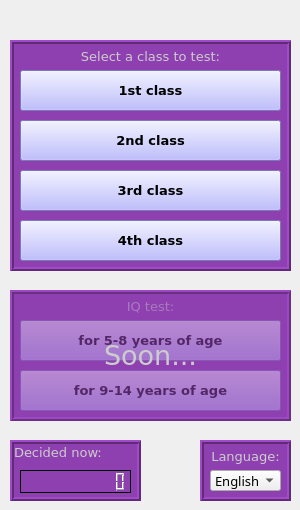
    <widget class="QWidget" name="taskPage">
     <widget class="QLabel" name="label_7">
      <property name="geometry">
       <rect>
        <x>10</x>
        <y>40</y>
        <width>281</width>
        <height>231</height>
       </rect>
      </property>
      <property name="font">
       <font>
        <family>Verdana</family>
        <pointsize>10</pointsize>
        <weight>50</weight>
        <bold>false</bold>
        <stylestrategy>PreferAntialias</stylestrategy>
        <kerning>true</kerning>
       </font>
      </property>
      <property name="autoFillBackground">
       <bool>false</bool>
      </property>
      <property name="styleSheet">
       <string notr="true">background-color: rgb(142, 64, 177);
color: rgb(204, 204, 204);</string>
      </property>
      <property name="frameShape">
       <enum>QFrame::Box</enum>
      </property>
      <property name="frameShadow">
       <enum>QFrame::Raised</enum>
      </property>
      <property name="lineWidth">
       <number>2</number>
      </property>
      <property name="text">
       <string>Select a class to test:</string>
      </property>
      <property name="alignment">
       <set>Qt::AlignHCenter|Qt::AlignTop</set>
      </property>
     </widget>
     <widget class="QPushButton" name="class1Btn">
      <property name="geometry">
       <rect>
        <x>20</x>
        <y>70</y>
        <width>261</width>
        <height>41</height>
       </rect>
      </property>
      <property name="font">
       <font>
        <family>Verdana</family>
        <pointsize>10</pointsize>
        <weight>75</weight>
        <bold>true</bold>
       </font>
      </property>
      <property name="autoFillBackground">
       <bool>false</bool>
      </property>
      <property name="styleSheet">
       <string notr="true">background-color: rgb(170, 170, 255);</string>
      </property>
      <property name="text">
       <string>1st class</string>
      </property>
      <property name="autoDefault">
       <bool>false</bool>
      </property>
      <property name="default">
       <bool>false</bool>
      </property>
      <property name="flat">
       <bool>false</bool>
      </property>
     </widget>
     <widget class="QPushButton" name="class2Btn">
      <property name="geometry">
       <rect>
        <x>20</x>
        <y>120</y>
        <width>261</width>
        <height>41</height>
       </rect>
      </property>
      <property name="font">
       <font>
        <family>Verdana</family>
        <pointsize>10</pointsize>
        <weight>75</weight>
        <bold>true</bold>
       </font>
      </property>
      <property name="autoFillBackground">
       <bool>false</bool>
      </property>
      <property name="styleSheet">
       <string notr="true">background-color: rgb(170, 170, 255);</string>
      </property>
      <property name="text">
       <string>2nd class</string>
      </property>
      <property name="autoDefault">
       <bool>false</bool>
      </property>
      <property name="default">
       <bool>false</bool>
      </property>
      <property name="flat">
       <bool>false</bool>
      </property>
     </widget>
     <widget class="QPushButton" name="class3Btn">
      <property name="geometry">
       <rect>
        <x>20</x>
        <y>170</y>
        <width>261</width>
        <height>41</height>
       </rect>
      </property>
      <property name="font">
       <font>
        <family>Verdana</family>
        <pointsize>10</pointsize>
        <weight>75</weight>
        <bold>true</bold>
       </font>
      </property>
      <property name="autoFillBackground">
       <bool>false</bool>
      </property>
      <property name="styleSheet">
       <string notr="true">background-color: rgb(170, 170, 255);</string>
      </property>
      <property name="text">
       <string>3rd class</string>
      </property>
      <property name="autoDefault">
       <bool>false</bool>
      </property>
      <property name="default">
       <bool>false</bool>
      </property>
      <property name="flat">
       <bool>false</bool>
      </property>
     </widget>
     <widget class="QPushButton" name="class4Btn">
      <property name="geometry">
       <rect>
        <x>20</x>
        <y>220</y>
        <width>261</width>
        <height>41</height>
       </rect>
      </property>
      <property name="font">
       <font>
        <family>Verdana</family>
        <pointsize>10</pointsize>
        <weight>75</weight>
        <bold>true</bold>
       </font>
      </property>
      <property name="autoFillBackground">
       <bool>false</bool>
      </property>
      <property name="styleSheet">
       <string notr="true">background-color: rgb(170, 170, 255);</string>
      </property>
      <property name="text">
       <string>4th class</string>
      </property>
      <property name="autoDefault">
       <bool>false</bool>
      </property>
      <property name="default">
       <bool>false</bool>
      </property>
      <property name="flat">
       <bool>false</bool>
      </property>
     </widget>
     <widget class="QLabel" name="label_8">
      <property name="geometry">
       <rect>
        <x>200</x>
        <y>440</y>
        <width>91</width>
        <height>61</height>
       </rect>
      </property>
      <property name="font">
       <font>
        <family>Verdana</family>
        <pointsize>10</pointsize>
        <weight>50</weight>
        <bold>false</bold>
        <stylestrategy>PreferAntialias</stylestrategy>
        <kerning>true</kerning>
       </font>
      </property>
      <property name="autoFillBackground">
       <bool>false</bool>
      </property>
      <property name="styleSheet">
       <string notr="true">background-color: rgb(142, 64, 177);
color: rgb(204, 204, 204);</string>
      </property>
      <property name="frameShape">
       <enum>QFrame::Box</enum>
      </property>
      <property name="frameShadow">
       <enum>QFrame::Raised</enum>
      </property>
      <property name="lineWidth">
       <number>2</number>
      </property>
      <property name="midLineWidth">
       <number>0</number>
      </property>
      <property name="text">
       <string>Language:</string>
      </property>
      <property name="alignment">
       <set>Qt::AlignHCenter|Qt::AlignTop</set>
      </property>
     </widget>
     <widget class="QComboBox" name="langComboBox">
      <property name="geometry">
       <rect>
        <x>210</x>
        <y>470</y>
        <width>71</width>
        <height>21</height>
       </rect>
      </property>
      <property name="font">
       <font>
        <family>Vrinda</family>
        <pointsize>10</pointsize>
        <stylestrategy>PreferDefault</stylestrategy>
        <kerning>true</kerning>
       </font>
      </property>
      <item>
       <property name="text">
        <string>English</string>
       </property>
      </item>
     </widget>
     <widget class="QLabel" name="label_9">
      <property name="geometry">
       <rect>
        <x>10</x>
        <y>290</y>
        <width>281</width>
        <height>131</height>
       </rect>
      </property>
      <property name="font">
       <font>
        <family>Verdana</family>
        <pointsize>10</pointsize>
        <weight>50</weight>
        <bold>false</bold>
        <stylestrategy>PreferAntialias</stylestrategy>
        <kerning>true</kerning>
       </font>
      </property>
      <property name="autoFillBackground">
       <bool>false</bool>
      </property>
      <property name="styleSheet">
       <string notr="true">background-color: rgb(142, 64, 177);
color: rgb(204, 204, 204);</string>
      </property>
      <property name="frameShape">
       <enum>QFrame::Box</enum>
      </property>
      <property name="frameShadow">
       <enum>QFrame::Raised</enum>
      </property>
      <property name="lineWidth">
       <number>2</number>
      </property>
      <property name="text">
       <string>IQ test:</string>
      </property>
      <property name="alignment">
       <set>Qt::AlignHCenter|Qt::AlignTop</set>
      </property>
     </widget>
     <widget class="QPushButton" name="pushButton_8">
      <property name="geometry">
       <rect>
        <x>20</x>
        <y>320</y>
        <width>261</width>
        <height>41</height>
       </rect>
      </property>
      <property name="font">
       <font>
        <family>Verdana</family>
        <pointsize>10</pointsize>
        <weight>75</weight>
        <bold>true</bold>
       </font>
      </property>
      <property name="autoFillBackground">
       <bool>false</bool>
      </property>
      <property name="styleSheet">
       <string notr="true">background-color: rgb(170, 170, 255);</string>
      </property>
      <property name="text">
       <string>for 5-8 years of age</string>
      </property>
      <property name="autoDefault">
       <bool>false</bool>
      </property>
      <property name="default">
       <bool>false</bool>
      </property>
      <property name="flat">
       <bool>false</bool>
      </property>
     </widget>
     <widget class="QPushButton" name="pushButton_9">
      <property name="geometry">
       <rect>
        <x>20</x>
        <y>370</y>
        <width>261</width>
        <height>41</height>
       </rect>
      </property>
      <property name="font">
       <font>
        <family>Verdana</family>
        <pointsize>10</pointsize>
        <weight>75</weight>
        <bold>true</bold>
       </font>
      </property>
      <property name="autoFillBackground">
       <bool>false</bool>
      </property>
      <property name="styleSheet">
       <string notr="true">background-color: rgb(170, 170, 255);</string>
      </property>
      <property name="text">
       <string>for 9-14 years of age</string>
      </property>
      <property name="autoDefault">
       <bool>false</bool>
      </property>
      <property name="default">
       <bool>false</bool>
      </property>
      <property name="flat">
       <bool>false</bool>
      </property>
     </widget>
     <widget class="QLabel" name="label_10">
      <property name="geometry">
       <rect>
        <x>10</x>
        <y>440</y>
        <width>131</width>
        <height>61</height>
       </rect>
      </property>
      <property name="font">
       <font>
        <family>Verdana</family>
        <pointsize>10</pointsize>
        <weight>50</weight>
        <bold>false</bold>
        <stylestrategy>PreferAntialias</stylestrategy>
        <kerning>true</kerning>
       </font>
      </property>
      <property name="autoFillBackground">
       <bool>false</bool>
      </property>
      <property name="styleSheet">
       <string notr="true">background-color: rgb(142, 64, 177);
color: rgb(204, 204, 204);</string>
      </property>
      <property name="frameShape">
       <enum>QFrame::Box</enum>
      </property>
      <property name="frameShadow">
       <enum>QFrame::Raised</enum>
      </property>
      <property name="lineWidth">
       <number>2</number>
      </property>
      <property name="text">
       <string>Decided now:</string>
      </property>
      <property name="alignment">
       <set>Qt::AlignLeading|Qt::AlignLeft|Qt::AlignTop</set>
      </property>
      <property name="wordWrap">
       <bool>false</bool>
      </property>
      <property name="margin">
       <number>5</number>
      </property>
      <property name="indent">
       <number>0</number>
      </property>
     </widget>
     <widget class="QLCDNumber" name="comletedTodayLcd">
      <property name="geometry">
       <rect>
        <x>20</x>
        <y>470</y>
        <width>111</width>
        <height>23</height>
       </rect>
      </property>
      <property name="frameShadow">
       <enum>QFrame::Plain</enum>
      </property>
      <property name="lineWidth">
       <number>1</number>
      </property>
      <property name="smallDecimalPoint">
       <bool>false</bool>
      </property>
      <property name="digitCount">
       <number>11</number>
      </property>
      <property name="mode">
       <enum>QLCDNumber::Dec</enum>
      </property>
      <property name="intValue" stdset="0">
       <number>0</number>
      </property>
     </widget>
     <widget class="QLabel" name="label_29">
      <property name="geometry">
       <rect>
        <x>10</x>
        <y>290</y>
        <width>281</width>
        <height>131</height>
       </rect>
      </property>
      <property name="font">
       <font>
        <family>Verdana</family>
        <pointsize>20</pointsize>
        <weight>50</weight>
        <bold>false</bold>
        <stylestrategy>PreferAntialias</stylestrategy>
        <kerning>true</kerning>
       </font>
      </property>
      <property name="autoFillBackground">
       <bool>false</bool>
      </property>
      <property name="styleSheet">
       <string notr="true">background-color: rgba(142, 64, 177, 150);
color: rgb(204, 204, 204);</string>
      </property>
      <property name="frameShape">
       <enum>QFrame::Box</enum>
      </property>
      <property name="frameShadow">
       <enum>QFrame::Raised</enum>
      </property>
      <property name="lineWidth">
       <number>2</number>
      </property>
      <property name="text">
       <string>Soon...</string>
      </property>
      <property name="alignment">
       <set>Qt::AlignCenter</set>
      </property>
     </widget>
    </widget>
